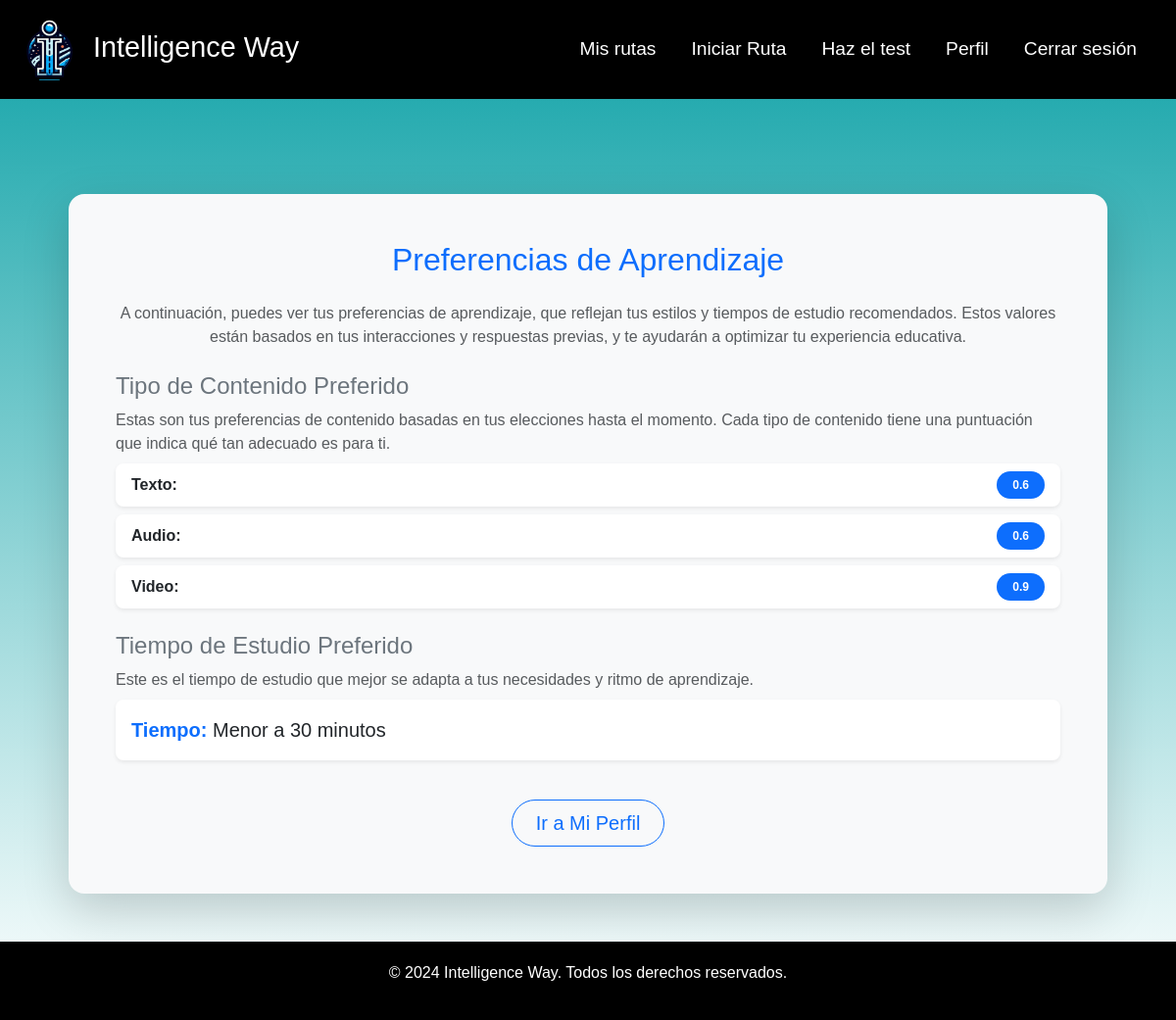
/preferences/calculo-preferencias/ (signed in), run on an earlier commit of the app's database.
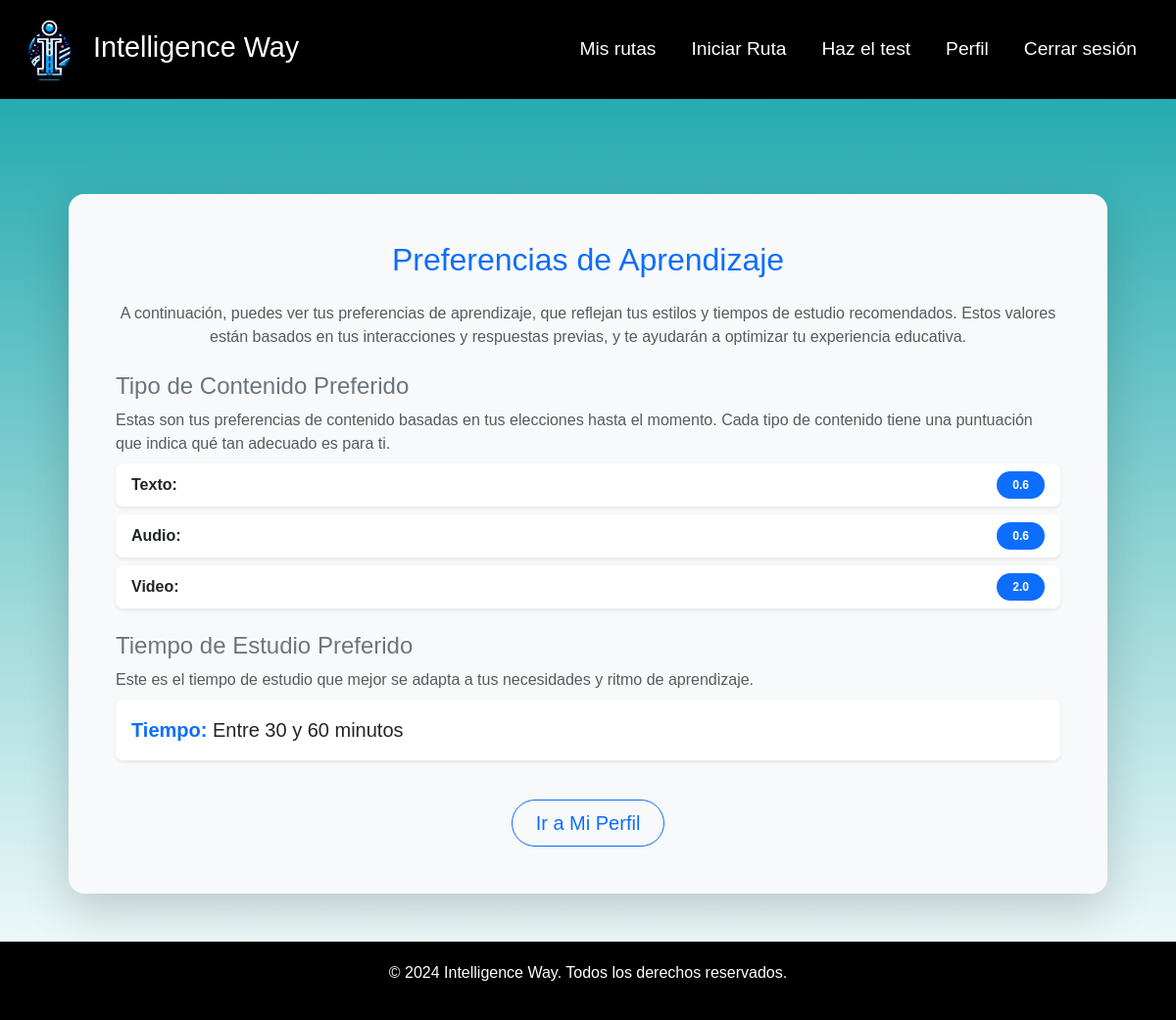
And on a later commit of the database.
### user/models.py (models this page shows, shortened)
class User(AbstractBaseUser, PermissionsMixin):
    ROLES = [
        ('admin', 'Admin'),
        ('usuario', 'Usuario')
    ]
    nombre = models.CharField(max_length=100)
    apellido = models.CharField(max_length=100)
    email = models.EmailField(unique=True)
    tiempo = models.IntegerField(default=1)
    content = models.FloatField(default=1)
    is_active = models.BooleanField(default=True)
    is_staff = models.BooleanField(default=False)
    preferenciaAudio = models.IntegerField(null=True)
    preferenciaVideo = models.IntegerField(null=True)
    preferenciaTexto = models.IntegerField(null=True)
    tiempoAprendizaje = models.IntegerField(null=True)
    objects = MyUserManager()
    USERNAME_FIELD = 'email'
    REQUIRED_FIELDS = ['nombre', 'apellido']

### preferences/views.py (the view)
# urls.py: path('calculo-preferencias/', views.CalculoPreferenciasView.as_view(), name='calculo_preferencias'),
class CalculoPreferenciasView(TemplateView):
    template_name = 'calculo_preferencias.html'  # Change the name according to your structure
    def get_context_data(self, **kwargs):
        context = super().get_context_data(**kwargs)
        usuario = self.request.user
        modelo_usuario = get_object_or_404(ModeloAprendizajeUsuario, usuario=usuario)
        preferencias_contenido = PreferenciasContenido(modelo_usuario)
        preferencias_tiempo = PreferenciasTiempo(modelo_usuario)
        usuario.preferenciaAudio = preferencias_contenido[1]  # Audio
        usuario.preferenciaVideo = preferencias_contenido[2]  # Video
        usuario.preferenciaTexto = preferencias_contenido[0]   # Text
        usuario.tiempoAprendizaje = preferencias_tiempo     # Learning time
        usuario.save()  # Save changes to the user
        context['preferencias_contenido'] = preferencias_contenido
        context['preferencias_tiempo'] = preferencias_tiempo
        return context

### route/algoritmo.py (called while the page is built)
def ValoracionTipoContenido(val1, val2):
    vfinal = None
    if val1 > val2:
        val2 = (val2 * 10) / 100
        vfinal = val2 * val1
    else:
        val1 = (val1 * 10) / 100
        vfinal = val1 * val2
    return vfinal

def ValoracionTiempoEstudio(TiempoEstudio1, TiempoEstudio2):
    vfinal = None
    dist_valores = abs(TiempoEstudio1 - TiempoEstudio2)
    if TiempoEstudio1 > TiempoEstudio2:
        TiempoEstudio1 = TiempoEstudio1 - 1
    else:
        TiempoEstudio2 = TiempoEstudio2 - 1
    vfinal = ((TiempoEstudio2 + TiempoEstudio1) / 2) - (dist_valores * 0.2)
    return math.floor(vfinal)

def PreferenciasContenido(obj):
    texto = ValoracionTipoContenido(obj.q1, obj.q5)
    audio = ValoracionTipoContenido(obj.q2, obj.q6)
    video = ValoracionTipoContenido(obj.q3, obj.q7)
    values = [texto, audio, video]
    return values

def PreferenciasTiempo(obj):
    tiempo = ValoracionTiempoEstudio(obj.q4, obj.q8)
    return tiempo

### preferences/templates/calculo_preferencias.html
{% extends "base.html" %}
{% block content %}
    <div class="container mt-5">
        <div class="card shadow-lg p-5 rounded-4 border-0 bg-light">
            <h2 class="mb-4 text-center text-primary">Preferencias de Aprendizaje</h2>
            <p class="text-muted text-center mb-4">
                A continuación, puedes ver tus preferencias de aprendizaje, que reflejan tus estilos y tiempos de estudio recomendados. Estos valores están basados en tus interacciones y respuestas previas, y te ayudarán a optimizar tu experiencia educativa.
            </p>
            <h4 class="text-secondary">Tipo de Contenido Preferido</h4>
            <p class="text-muted mb-2">Estas son tus preferencias de contenido basadas en tus elecciones hasta el momento. Cada tipo de contenido tiene una puntuación que indica qué tan adecuado es para ti.</p>
            <ul class="list-group mb-4">
                <li class="list-group-item d-flex justify-content-between align-items-center border-0 rounded-3 shadow-sm mb-2">
                    <span class="fw-bold">Texto:</span>
                    <span class="badge bg-primary rounded-pill px-3 py-2">{{ preferencias_contenido.0|floatformat:1 }}</span>
                </li>
                <li class="list-group-item d-flex justify-content-between align-items-center border-0 rounded-3 shadow-sm mb-2">
                    <span class="fw-bold">Audio:</span>
                    <span class="badge bg-primary rounded-pill px-3 py-2">{{ preferencias_contenido.1|floatformat:1 }}</span>
                </li>
                <li class="list-group-item d-flex justify-content-between align-items-center border-0 rounded-3 shadow-sm">
                    <span class="fw-bold">Video:</span>
                    <span class="badge bg-primary rounded-pill px-3 py-2">{{ preferencias_contenido.2|floatformat:1 }}</span>
                </li>
            </ul>
            <h4 class="text-secondary">Tiempo de Estudio Preferido</h4>
            <p class="text-muted mb-2">Este es el tiempo de estudio que mejor se adapta a tus necesidades y ritmo de aprendizaje.</p>
            <p class="lead bg-white p-3 rounded-3 shadow-sm">
                <span class="fw-bold text-primary">Tiempo:</span>
                <strong>
                    {% if preferencias_tiempo == 0 or preferencias_tiempo == 1 %}
                        Menor a 30 minutos
                    {% elif preferencias_tiempo == 2 or preferencias_tiempo == 3 %}
                        Entre 30 y 60 minutos
                    {% elif preferencias_tiempo == 4 %}
                        Entre 60 y 90 minutos
                    {% elif preferencias_tiempo == 5 %}
                        Entre 90 y 120 minutos
                    {% else %}
                        No especificado
                    {% endif %}
                </strong>
            </p>
            <div class="text-center mt-4">
                <a href="{% url 'profile' %}" class="btn btn-outline-primary btn-lg px-4 rounded-pill">Ir a Mi Perfil</a>
            </div>
        </div>
    </div>
{% endblock %}

What changed in the data, as far as the page shows it:
changed User: preferenciaVideo "0.9" → "2.0"
Also different on the page:
text no longer shown: "Menor a 30 minutos"
text now shown: "Entre 30 y 60 minutos"
